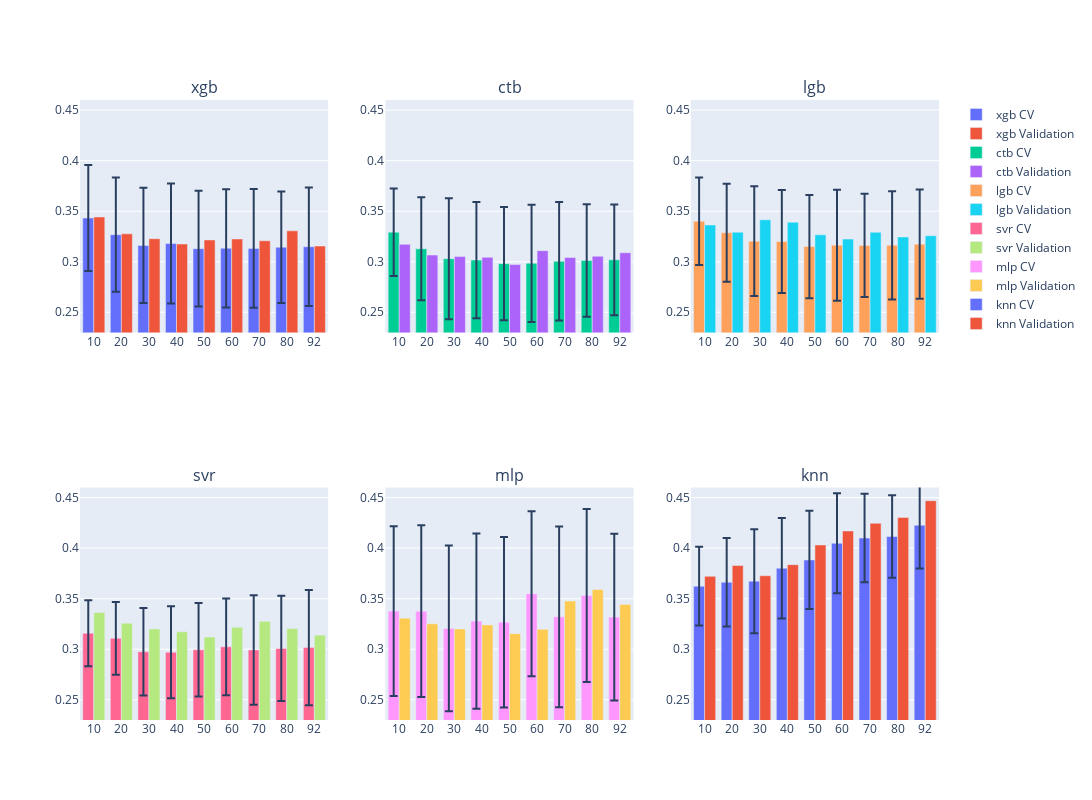

Write notebook code for a chart like this one.
### Code cell
md.plot_model_scores(cv_scores, val_scores, feature_numbers, 3)

### Figure 1 — Plotly figure (JSON) as saved in the notebook; plotly's stock layout.template omitted (floating-point values rounded to 4 significant figures)
{"data": [{"error_y": {"array": [0.05244, 0.05645, 0.05702, 0.05926, 0.05716, 0.0585, 0.05878, 0.05518, 0.05858], "type": "data"}, "name": "xgb CV", "type": "bar", "x": ["10", "20", "30", "40", "50", "60", "70", "80", "92"], "xaxis": "x", "y": [0.3432, 0.3268, 0.3162, 0.318, 0.313, 0.3133, 0.3132, 0.3144, 0.3148], "yaxis": "y"}, {"name": "xgb Validation", "type": "bar", "x": ["10", "20", "30", "40", "50", "60", "70", "80", "92"], "xaxis": "x", "y": [0.3443, 0.3276, 0.3228, 0.3176, 0.3216, 0.3225, 0.3207, 0.3306, 0.3156], "yaxis": "y"}, {"error_y": {"array": [0.04333, 0.0509, 0.05987, 0.05744, 0.05607, 0.05803, 0.05857, 0.05561, 0.05476], "type": "data"}, "name": "ctb CV", "type": "bar", "x": ["10", "20", "30", "40", "50", "60", "70", "80", "92"], "xaxis": "x2", "y": [0.3292, 0.3128, 0.303, 0.3016, 0.2981, 0.2985, 0.3004, 0.3013, 0.3019], "yaxis": "y2"}, {"name": "ctb Validation", "type": "bar", "x": ["10", "20", "30", "40", "50", "60", "70", "80", "92"], "xaxis": "x2", "y": [0.3172, 0.3067, 0.3051, 0.3043, 0.2972, 0.311, 0.3042, 0.3055, 0.3089], "yaxis": "y2"}, {"error_y": {"array": [0.0432, 0.04847, 0.05432, 0.05097, 0.05105, 0.0548, 0.05098, 0.05353, 0.05414], "type": "data"}, "name": "lgb CV", "type": "bar", "x": ["10", "20", "30", "40", "50", "60", "70", "80", "92"], "xaxis": "x3", "y": [0.3401, 0.3287, 0.3204, 0.3201, 0.315, 0.3163, 0.3162, 0.3163, 0.3174], "yaxis": "y3"}, {"name": "lgb Validation", "type": "bar", "x": ["10", "20", "30", "40", "50", "60", "70", "80", "92"], "xaxis": "x3", "y": [0.3364, 0.3293, 0.3415, 0.3391, 0.3266, 0.3224, 0.3292, 0.3245, 0.3258], "yaxis": "y3"}, {"error_y": {"array": [0.03266, 0.03602, 0.04332, 0.04548, 0.04623, 0.04775, 0.05417, 0.05199, 0.057], "type": "data"}, "name": "svr CV", "type": "bar", "x": ["10", "20", "30", "40", "50", "60", "70", "80", "92"], "xaxis": "x4", "y": [0.3159, 0.3108, 0.2975, 0.2971, 0.2994, 0.3023, 0.2994, 0.3008, 0.3017], "yaxis": "y4"}, {"name": "svr Validation", "type": "bar", "x": ["10", "20", "30", "40", "50", "60", "70", "80", "92"], "xaxis": "x4", "y": [0.3364, 0.3258, 0.3201, 0.3172, 0.3121, 0.3218, 0.3276, 0.3204, 0.314], "yaxis": "y4"}, {"error_y": {"array": [0.08399, 0.08492, 0.08198, 0.08678, 0.08433, 0.0817, 0.08947, 0.08551, 0.08255], "type": "data"}, "name": "mlp CV", "type": "bar", "x": ["10", "20", "30", "40", "50", "60", "70", "80", "92"], "xaxis": "x5", "y": [0.3377, 0.3376, 0.3206, 0.3278, 0.3268, 0.3549, 0.332, 0.3532, 0.3318], "yaxis": "y5"}, {"name": "mlp Validation", "type": "bar", "x": ["10", "20", "30", "40", "50", "60", "70", "80", "92"], "xaxis": "x5", "y": [0.3308, 0.3252, 0.3201, 0.3241, 0.3154, 0.3197, 0.3477, 0.3591, 0.3443], "yaxis": "y5"}, {"error_y": {"array": [0.03897, 0.04376, 0.05142, 0.04974, 0.04861, 0.04949, 0.04384, 0.04086, 0.04273], "type": "data"}, "name": "knn CV", "type": "bar", "x": ["10", "20", "30", "40", "50", "60", "70", "80", "92"], "xaxis": "x6", "y": [0.3624, 0.3662, 0.3673, 0.3801, 0.3883, 0.4048, 0.41, 0.4115, 0.4227], "yaxis": "y6"}, {"name": "knn Validation", "type": "bar", "x": ["10", "20", "30", "40", "50", "60", "70", "80", "92"], "xaxis": "x6", "y": [0.3721, 0.3828, 0.3727, 0.3837, 0.4032, 0.417, 0.4246, 0.4304, 0.4469], "yaxis": "y6"}], "layout": {"annotations": [{"font": {"size": 16}, "showarrow": false, "text": "xgb", "x": 0.1444, "xanchor": "center", "xref": "paper", "y": 1, "yanchor": "bottom", "yref": "paper"}, {"font": {"size": 16}, "showarrow": false, "text": "ctb", "x": 0.5, "xanchor": "center", "xref": "paper", "y": 1, "yanchor": "bottom", "yref": "paper"}, {"font": {"size": 16}, "showarrow": false, "text": "lgb", "x": 0.8556, "xanchor": "center", "xref": "paper", "y": 1, "yanchor": "bottom", "yref": "paper"}, {"font": {"size": 16}, "showarrow": false, "text": "svr", "x": 0.1444, "xanchor": "center", "xref": "paper", "y": 0.375, "yanchor": "bottom", "yref": "paper"}, {"font": {"size": 16}, "showarrow": false, "text": "mlp", "x": 0.5, "xanchor": "center", "xref": "paper", "y": 0.375, "yanchor": "bottom", "yref": "paper"}, {"font": {"size": 16}, "showarrow": false, "text": "knn", "x": 0.8556, "xanchor": "center", "xref": "paper", "y": 0.375, "yanchor": "bottom", "yref": "paper"}], "barmode": "group", "height": 800, "showlegend": true, "width": 1500, "xaxis": {"anchor": "y", "domain": [0, 0.2889]}, "xaxis2": {"anchor": "y2", "domain": [0.3556, 0.6444]}, "xaxis3": {"anchor": "y3", "domain": [0.7111, 1]}, "xaxis4": {"anchor": "y4", "domain": [0, 0.2889]}, "xaxis5": {"anchor": "y5", "domain": [0.3556, 0.6444]}, "xaxis6": {"anchor": "y6", "domain": [0.7111, 1]}, "yaxis": {"anchor": "x", "domain": [0.625, 1], "range": [0.23, 0.46]}, "yaxis2": {"anchor": "x2", "domain": [0.625, 1], "range": [0.23, 0.46]}, "yaxis3": {"anchor": "x3", "domain": [0.625, 1], "range": [0.23, 0.46]}, "yaxis4": {"anchor": "x4", "domain": [0, 0.375], "range": [0.23, 0.46]}, "yaxis5": {"anchor": "x5", "domain": [0, 0.375], "range": [0.23, 0.46]}, "yaxis6": {"anchor": "x6", "domain": [0, 0.375], "range": [0.23, 0.46]}}}
